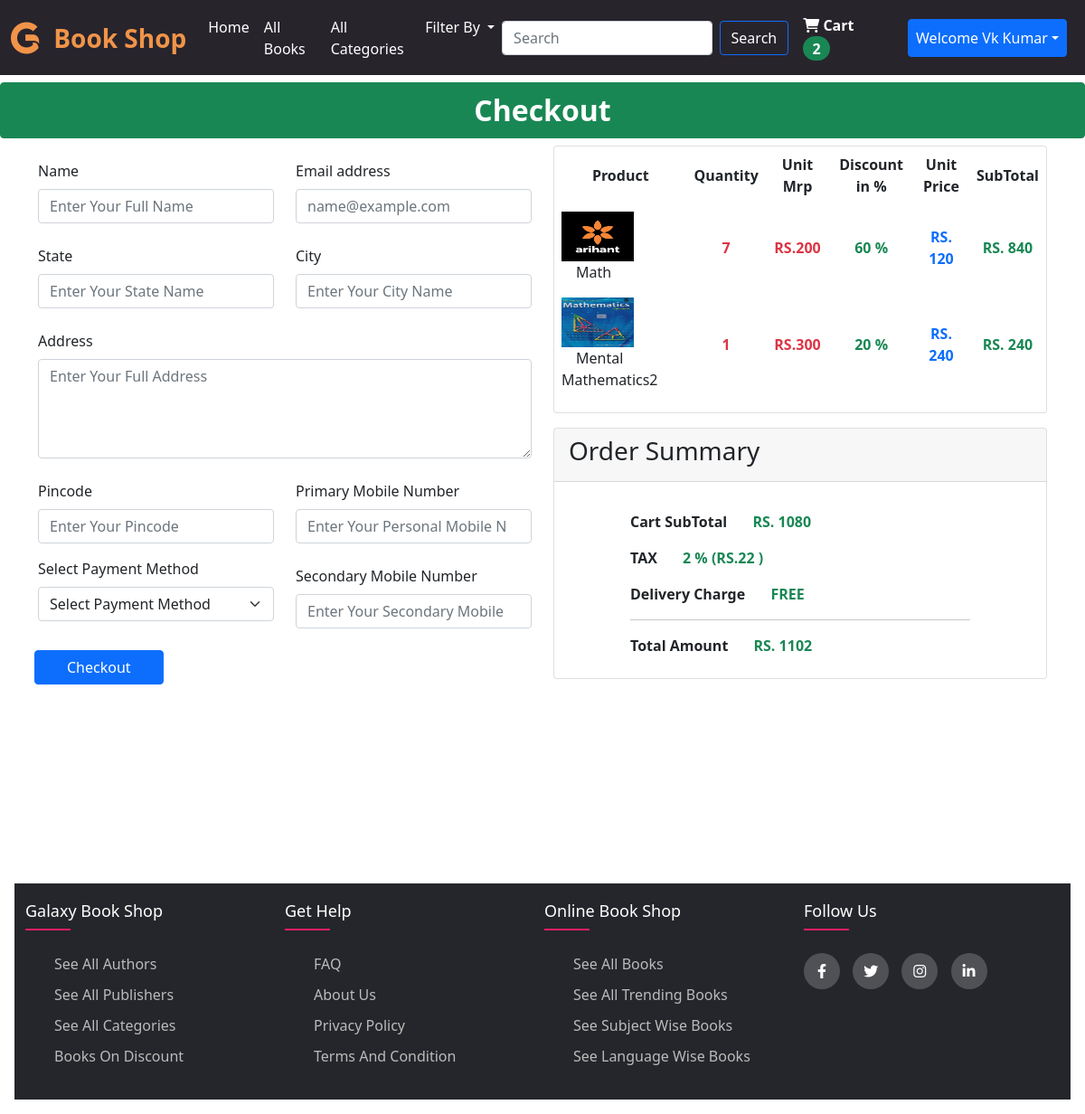
The page /checkout.php (signed in) on the database its author committed.
### tables this page shows
CREATE TABLE `products` (
  `prod_id` int(11) NOT NULL,
  `prod_name` varchar(200) NOT NULL,
  `prod_slug` varchar(200) NOT NULL,
  `prod_author_id` int(11) NOT NULL,
  `prod_cat_id` int(11) NOT NULL,
  `prod_pcat_id` int(11) NOT NULL,
  `prod_publisher_id` int(11) NOT NULL,
  `prod_mrp` int(11) NOT NULL,
  `prod_price` int(11) NOT NULL,
  `prod_discount` int(11) NOT NULL,
  `prod_desc_id` int(11) NOT NULL,
  `prod_keywords` varchar(200) NOT NULL,
  `prod_features` varchar(200) NOT NULL,
  `prod_subject` varchar(200) NOT NULL,
  `prod_stock` int(11) NOT NULL DEFAULT 1,
  `prod_trending` int(11) NOT NULL DEFAULT 0,
  `prod_thumbnail` varchar(200) NOT NULL,
  `prod_lang` varchar(100) NOT NULL DEFAULT 'English',
  `prod_pages` int(11) NOT NULL,
  `prod_isbn` varchar(200) NOT NULL,
  `prod_publication_date` varchar(200) NOT NULL,
  `prod_delivery_type` varchar(200) NOT NULL,
  `prod_see_age` varchar(100) NOT NULL,
  `prod_status` int(11) NOT NULL DEFAULT 0
);

### frontend/function.php (called while the page is built, shortened)
<?php
$servername = "localhost";
$username = "root";
$password = "";
$database = "online_book_shop";
$conn = mysqli_connect($servername, $username, $password,$database);
function getUserCart(){
  global $conn;
  $arr = array();
  $user_id = $_SESSION['user_id'];
  $res = mysqli_query($conn , "SELECT * FROM cart where user_id=$user_id");
  while($row = mysqli_fetch_assoc($res)){
    $arr[] = $row;
  }
  return $arr;
}
function getUserFullCart(){
  $cartArr = array();
  if(isset($_SESSION['customer_email'])){
    $getUserCart = getUserCart();
    foreach ($getUserCart as $list){
        $cartArr[$list['prod_id']]['qty'] = $list['prod_qty'];
        $productDeatils = getProductDetailsById($list['prod_id']);
        $cartArr[$list['prod_id']]['name'] = $productDeatils['prod_name'];
        $cartArr[$list['prod_id']]['mrp'] = $productDeatils['prod_mrp'];
        $cartArr[$list['prod_id']]['price'] = $productDeatils['prod_price'];
        $cartArr[$list['prod_id']]['subtotal'] = $productDeatils['prod_price']*$list['prod_qty'];
        $cartArr[$list['prod_id']]['discount'] = $productDeatils['prod_discount'];
        $cartArr[$list['prod_id']]['thumbnail'] = $productDeatils['prod_thumbnail'];
        $cartArr[$list['prod_id']]['stock'] = $productDeatils['prod_stock'];
    }
}
return $cartArr;
}
function getProductDetailsById($prod_id){
  global $conn;
  $res = mysqli_query($conn , "SELECT * FROM products where prod_id=$prod_id");
  $row = mysqli_fetch_assoc($res);
  return $row;
}
?>

### checkout.php (the view, shortened to what this page needs)
<?php
include('frontend/function.php');
$cartArr = getUserFullCart();
$totalCartProduct = count($cartArr);
$totalPrice = 0;
foreach($cartArr as $list){
    $totalPrice += $list['price']*$list['qty'];
}
$tax = ceil($totalPrice*0.02);
?>
<!DOCTYPE html>
<html lang="en">
<head>
    <link href="https://cdn.jsdelivr.net/npm/bootstrap@5.1.3/dist/css/bootstrap.min.css" rel="stylesheet">
    <link rel="stylesheet" href="https://cdnjs.cloudflare.com/ajax/libs/font-awesome/6.0.0-beta2/css/all.min.css" />
    <link rel="stylesheet" href="style.css">
</head>
<body onload="myFunction()">
<?php include('includes/navbar.php') ?>
    <a href="javascript:void(0)" class="btn btn-success w-100 fs-2 mt-2 mb-2 fw-bolder ftext" id="oneLineTitle"> <span class="checkout text-white">Checkout</span> </a>
    <div class="container" style="min-height:100vh;">
        <div class="row">
            <div class="col-lg-6">
                <form action="" method='post' id='checkoutForm'>
                    <div class="row">
                        <div class="form-group my-2 col-lg-6">
                        <label for="cname" class="my-2">Name</label>
                        <input type="text" class="form-control" id="cname" name="cname" placeholder="Enter Your Full Name">
                        </div>
                        <div class="form-group my-2 col-lg-6">
                        <label for="cemail" class="my-2">Email address</label>
                        <input type="email" class="form-control " id="cemail" name="cemail" placeholder="name@example.com" >
                        </div>
                        <div class="form-group my-2 col-lg-6">
                        <label for="state" class="my-2">State</label>
                        <input type="text" class="form-control" id="state" name="state" placeholder="Enter Your State Name">
                        </div>
                        <div class="form-group my-2 col-lg-6">
                        <label for="city" class="my-2">City</label>
                        <input type="text" class="form-control" id="city" name="city" placeholder="Enter Your City Name">
                        </div>
                        <div class="form-group my-2 col-lg-12">
                        <label for="address" class="my-2">Address</label>
                        <textarea rows="4" class="form-control" id="address" name="address" placeholder="Enter Your Full Address"></textarea>
                        </div>
                        <div class="form-group my-2 col-lg-6">
                        <label for="pincode" class="my-2">Pincode</label>
                        <input type="number" class="form-control" id="pincode" name="pincode" placeholder="Enter Your Pincode">
                        </div>
                        <div class="form-group my-2 col-lg-6">
                        <label for="pmobile" class="my-2">Primary Mobile Number</label>
                        <input type="number" class="form-control" id="pmobile" name="pmobile" placeholder="Enter Your Personal Mobile Number">
                        </div>
                        <div class="col-lg-6">
                            <div class="mb-3">
                            <label for="payment" class="my-2">Select Payment Method</label>
                                <select class="form-select" aria-label="Default select example" id="payMethod" name="payMethod">
                                <option selected vlaue='0' >Select Payment Method</option>
                                </select>
                            </div>
                        </div>
                        <div class="form-group my-2 col-lg-6">
                        <label for="smobile" class="my-2">Secondary Mobile Number</label>
                        <input type="number" class="form-control" id="smobile" name="smobile" placeholder="Enter Your Secondary Mobile Number">
                        </div>
                        <button type="submit" class="btn btn-primary my-3 ms-2 w-25" id="checkoutBtn">Checkout</button>
                </div>
            </form>
            </div>
            <div class="col-lg-6">
                <div class="row">
                    <div class="col-lg-12">
                        <div class="card p-0 table-responsive"  >
                        <table class="table table-borderless table-hover">
                        <thead>
                            <tr class="text-center align-middle">
                                <th >Product</th>
                                <th >Quantity</th>
                                <th >Unit Mrp</th>
                                <th >Discount in %</th>
                                <th >Unit Price</th>
                                <th>SubTotal</th>
                            </tr>
                        </thead>
                    <tbody>
                        <?php
                            foreach($cartArr as $list){
                                echo "<tr class='align-middle'>
                                <td><img src='admin/Images/ProductImages/{$list['thumbnail']}' width='80rem' height='55px' alt=''><span class='ms-3'>{$list['name']}</span></td>
                                <td class='text-center fw-bolder text-danger' > {$list['qty']} </td>
                                <td class='text-center fw-bolder text-danger' ><span >RS.{$list['mrp']} </span></td>
                                <td class='text-center fw-bolder text-success' ><span >{$list['discount']}  %</span></td>
                                <td class='text-center text-primary fw-bolder' ><span >RS. {$list['price']}</span></td>
                                <td class='text-center text-success fw-bolder'><span>RS. {$list['subtotal']}</span></td>
                            </tr>";
                            }
                        ?>
                    </tbody>
                </table>
            </div>
        </div>
            <div class="col-lg-12 my-3">
                <div class="card d-flex justify-content-between align-items-center w-100">
                    <div class="card-header w-100">
                        <h3>Order Summary</h3>
                    </div>
                    <div class="card-body w-75">
                    <div class="card-title mt-3 mb-2 f-w5">Cart SubTotal <span class="ms-4 text-success">RS. <?= $totalPrice; ?>  </span></div>
                    <div class="card-title mt-3 mb-2 f-w5">TAX <span class="ms-4 text-success">2 % (RS.<?= $tax; ?> )</span></div>
                    <div class="card-title mt-3 mb-2 f-w5">Delivery Charge <span class="ms-4 text-success">FREE </span></div>
                    <hr>
                    <div class="card-title mt-3 mb-2 f-w5">Total Amount <span class="ms-4 text-success">RS. <?= $totalPrice+$tax; ?> </span></div>
                    </div>
                </div>
            </div>
        </div>
    </div>
</div>
</div>
    <?php include('includes/footer.php') ?>
</body>
</html>

### includes/navbar.php (shortened to what this page needs)
<nav class="navbar navbar-expand-lg navbar-dark bg-dark sticky-top" id="navColor">
  <div class="container-fluid">
    <a class="navbar-brand text-white f-w5 d-flex justify-content-center align-items-center" href="index.php"><i class="fab fa-gofore fs-1" style="color:#f09449;" id="logohover"></i> <span class="ms-3 fs-3" style="color:#f09449;" id="brandhover">Book Shop</span> </a>
    <?php
      $currentPageName = substr($_SERVER["SCRIPT_NAME"],strrpos($_SERVER["SCRIPT_NAME"],"/")+1);
    ?>
    <div class="collapse navbar-collapse" id="navbarSupportedContent">
      <ul class="navbar-nav me-auto mb-2 mb-lg-0">
        <li class="nav-item">
          <a class="nav-link <?php if($currentPageName == 'index.php') { echo 'active' ;} ?> text-white f-w4 linkTitle" aria-current="page" href="index.php">Home</a>
        </li>
        <li class="nav-item">
          <a class="nav-link <?php if($currentPageName == 'allbooks.php') { echo 'active' ;} ?> text-white f-w4 linkTitle" aria-current="page" href="allbooks.php">All Books</a>
        </li>
        <li class="nav-item">
          <a class="nav-link <?php if($currentPageName == 'categories.php') { echo 'active' ;} ?> text-white f-w4 linkTitle" aria-current="page" href="categories.php">All Categories</a>
        </li>
        <li class="nav-item dropdown">
          <a class=" text-white f-w4 linkTitle nav-link dropdown-toggle <?php if($currentPageName == 'filter-products.php' or $currentPageName == 'show-books.php') { echo 'active' ;} ?>" href="#" id="navbarDropdown" role="button" data-bs-toggle="dropdown" aria-expanded="false">
            Filter By
          </a>
        </li>
      </ul>
      <form class="d-flex" method="get" action="show-books.php">
        <input class="form-control me-2" type="search" name="search" id="search" placeholder="Search" aria-label="Search">
        <button class="btn btn-outline-primary text-white f-w4" type="submit">Search</button>
      </form>
      <?php
      if(isset($_SESSION['customer_email'])){
        ?>
        <a class="nav-link <?php if($currentPageName == 'cart.php') { echo 'active' ;} ?> f-w7 text-white linkTitle " aria-current="page" href="cart.php"><i class="fa fa-shopping-cart" aria-hidden="true"></i> Cart <span class="badge rounded-pill bg-success fs-6" id="cartNumber" ><?php echo $totalCartProduct ;?></span></a>
        <ul class="navbar-nav mx-2">
          <li class="nav-item dropdown">
            <a class="nav-link dropdown-toggle p-2 btn btn-primary text-white ms-2 dashnav"  href='#' id="navbarDropdown" role="button" data-bs-toggle="dropdown"
              aria-expanded="false"> Welcome  <?= $_SESSION['customer_name'] ?></a>
          </li>
        </ul>
      </div>
      <?php
      }
      ?>
    </div>
</nav>

### includes/footer.php
<footer class="footer m-3">
  	 <div class="fcontainer">
  	 	<div class="frow">
  	 		<div class="footer-col">
  	 			<h4>Galaxy Book Shop</h4>
  	 			<ul>
  	 				<li><a href="filter-products.php?author=yes">See All Authors</a></li>
  	 				<li><a href="filter-products.php?publisher=yes">See All Publishers</a></li>
  	 				<li><a href="categories.php">See All Categories</a></li>
  	 				<li><a href="filter-products.php?discount=yes">Books On Discount</a></li>
  	 			</ul>
  	 		</div>
  	 		<div class="footer-col">
  	 			<h4>get help</h4>
  	 			<ul>
  	 				<li><a href="#">FAQ</a></li>
  	 				<li><a href="#">About Us</a></li>
  	 				<li><a href="#">Privacy Policy</a></li>
  	 				<li><a href="#">Terms and Condition</a></li>
  	 			</ul>
  	 		</div>
  	 		<div class="footer-col">
  	 			<h4>online Book shop</h4>
  	 			<ul>
  	 				<li><a href="allbooks.php">See All Books</a></li>
  	 				<li><a href="show-books.php?trending=yes">See All Trending Books</a></li>
  	 				<li><a href="filter-products.php?allsubject=yes">See Subject Wise Books</a></li>
  	 				<li><a href="filter-products.php?language=yes">See Language Wise Books</a></li>
  	 			</ul>
  	 		</div>
  	 		<div class="footer-col">
  	 			<h4>follow us</h4>
  	 			<div class="social-links">
  	 				<a href="#"><i class="fab fa-facebook-f"></i></a>
  	 				<a href="#"><i class="fab fa-twitter"></i></a>
  	 				<a href="#"><i class="fab fa-instagram"></i></a>
  	 				<a href="#"><i class="fab fa-linkedin-in"></i></a>
  	 			</div>
  	 		</div>
  	 	</div>
  	 </div>
  </footer>

### style.css (style rules this page uses)
#navColor { background-color:#28242c !important; }
.linkTitle { font-weight: 700; text-decoration: none; transition: all 0.5s ease-in-out; }
.f-w4 { font-weight:400; }
.f-w5 { font-weight:500; }
.f-w5 { font-weight:700; }
#oneLineTitle { overflow: hidden; text-overflow: ellipsis; white-space: initial; display: -webkit-box; -webkit-line-clamp: 1; -webkit-box-orient: vertical; }
#logohover { transition: all 0.5s ease-in-out; }
#brandhover { transition: all 0.5s ease-in-out; }
.fcontainer { max-width: 1170px; max-height:100%; margin:auto; padding: 10px 10px; }
.frow { display: flex; flex-wrap: wrap; }
ul { list-style: none; }
.footer { background-color: #24262b; padding: 10px 0; }
.footer-col { width: 25%; padding: 0 2px; }
.footer-col h4 { font-size: 18px; color: #ffffff; text-transform: capitalize; margin-bottom: 35px; font-weight: 500; position: relative; }
.footer-col h4::before { content: ''; position: absolute; left:0; bottom: -10px; background-color: #e91e63; height: 2px; box-sizing: border-box; width: 50px; }
.footer-col ul li:not(:last-child) { margin-bottom: 10px; }
.footer-col ul li a { font-size: 16px; text-transform: capitalize; color: #ffffff; text-decoration: none; font-weight: 300; color: #bbbbbb; display: block; transition: all 0.3s ease; }
.footer-col .social-links a { display: inline-block; height: 40px; width: 40px; background-color: rgba(255,255,255,0.2); margin:0 10px 10px 0; text-align: center; line-height: 40px; border-radius: 50%; color: #ffffff; transition: all 0.5s ease; }

### rows shown on the page
products: prod_thumbnail (picture), prod_name "Math", qty "7", mrp "200", prod_discount "60", prod_price "120", subtotal "840"
products: prod_thumbnail (picture), prod_name "Mental Mathematics2", qty "1", prod_mrp "300", prod_discount "20", prod_price "240"

### other values the page prints
$totalCartProduct "2"
$_SESSION['customer_name'] "Vk Kumar"
$totalPrice "1080"
$tax "22"
$totalPrice+$tax "1102"
